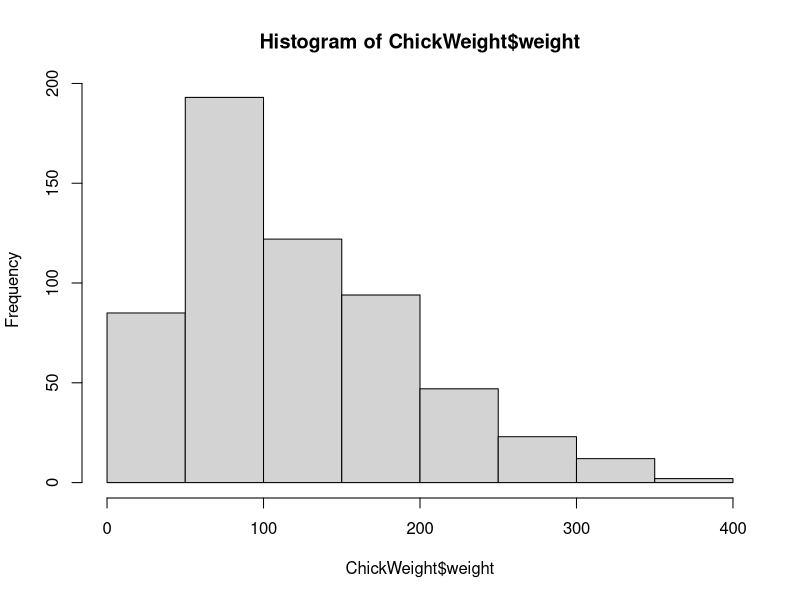
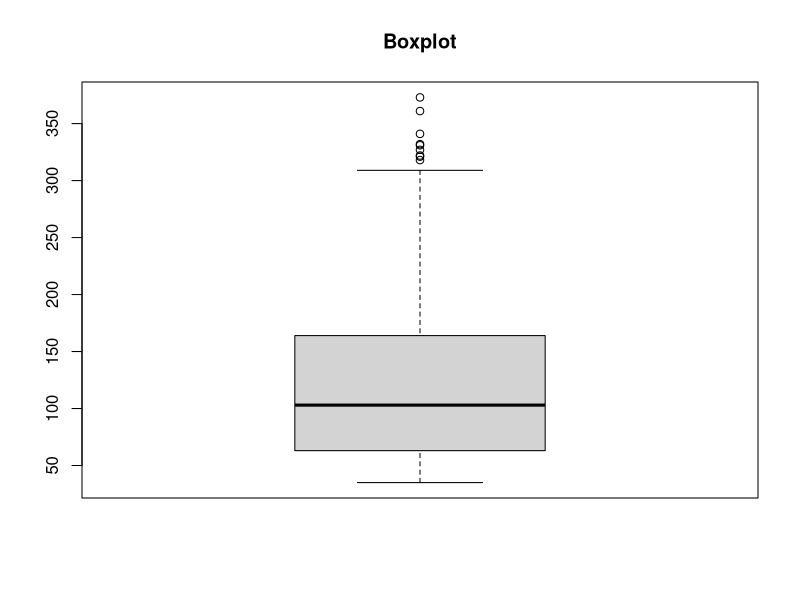

The R script that drew these images, in order:
ChickWeight <- datasets::ChickWeight
head(ChickWeight)
summary(ChickWeight)
#Histogram
hist(ChickWeight$weight)
#Single box plot
boxplot(ChickWeight$weight,main="Boxplot")
boxplot.stats(ChickWeight$weight)$out